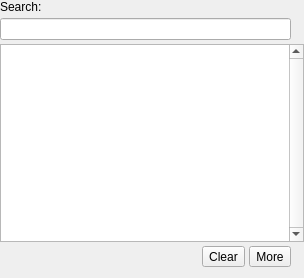
<?xml version="1.0" encoding="UTF-8"?>
<ui version="4.0">
 <class>VideoSearchPanel</class>
 <widget class="QWidget" name="VideoSearchPanel">
  <property name="geometry">
   <rect>
    <x>0</x>
    <y>0</y>
    <width>304</width>
    <height>278</height>
   </rect>
  </property>
  <property name="windowTitle">
   <string>Form</string>
  </property>
  <layout class="QGridLayout" name="gridLayout">
   <property name="leftMargin">
    <number>0</number>
   </property>
   <property name="topMargin">
    <number>0</number>
   </property>
   <property name="rightMargin">
    <number>0</number>
   </property>
   <property name="spacing">
    <number>4</number>
   </property>
   <item row="0" column="0">
    <widget class="QLabel" name="label">
     <property name="text">
      <string>Search:</string>
     </property>
    </widget>
   </item>
   <item row="1" column="0" colspan="3">
    <widget class="QLineEdit" name="leSearchString"/>
   </item>
   <item row="1" column="3">
    <spacer name="horizontalSpacer">
     <property name="orientation">
      <enum>Qt::Horizontal</enum>
     </property>
     <property name="sizeType">
      <enum>QSizePolicy::Fixed</enum>
     </property>
     <property name="sizeHint" stdset="0">
      <size>
       <width>9</width>
       <height>20</height>
      </size>
     </property>
    </spacer>
   </item>
   <item row="2" column="0" colspan="4">
    <widget class="QListView" name="lvVideos">
     <property name="verticalScrollBarPolicy">
      <enum>Qt::ScrollBarAlwaysOn</enum>
     </property>
     <property name="editTriggers">
      <set>QAbstractItemView::NoEditTriggers</set>
     </property>
     <property name="showDropIndicator" stdset="0">
      <bool>false</bool>
     </property>
     <property name="movement">
      <enum>QListView::Static</enum>
     </property>
     <property name="isWrapping" stdset="0">
      <bool>false</bool>
     </property>
     <property name="viewMode">
      <enum>QListView::ListMode</enum>
     </property>
    </widget>
   </item>
   <item row="3" column="0">
    <spacer name="horizontalSpacer_2">
     <property name="orientation">
      <enum>Qt::Horizontal</enum>
     </property>
     <property name="sizeHint" stdset="0">
      <size>
       <width>189</width>
       <height>20</height>
      </size>
     </property>
    </spacer>
   </item>
   <item row="3" column="1">
    <widget class="QToolButton" name="toolButton">
     <property name="text">
      <string>Clear</string>
     </property>
    </widget>
   </item>
   <item row="3" column="2">
    <widget class="QToolButton" name="tbSearchMore">
     <property name="text">
      <string>More</string>
     </property>
    </widget>
   </item>
   <item row="3" column="3">
    <spacer name="horizontalSpacer_3">
     <property name="orientation">
      <enum>Qt::Horizontal</enum>
     </property>
     <property name="sizeType">
      <enum>QSizePolicy::Fixed</enum>
     </property>
     <property name="sizeHint" stdset="0">
      <size>
       <width>9</width>
       <height>20</height>
      </size>
     </property>
    </spacer>
   </item>
  </layout>
 </widget>
 <tabstops>
  <tabstop>leSearchString</tabstop>
  <tabstop>lvVideos</tabstop>
 </tabstops>
 <resources/>
 <connections>
  <connection>
   <sender>leSearchString</sender>
   <signal>returnPressed()</signal>
   <receiver>VideoSearchPanel</receiver>
   <slot>onReturnPressed()</slot>
   <hints>
    <hint type="sourcelabel">
     <x>179</x>
     <y>32</y>
    </hint>
    <hint type="destinationlabel">
     <x>217</x>
     <y>296</y>
    </hint>
   </hints>
  </connection>
  <connection>
   <sender>lvVideos</sender>
   <signal>doubleClicked(QModelIndex)</signal>
   <receiver>VideoSearchPanel</receiver>
   <slot>onItemClicked(QModelIndex)</slot>
   <hints>
    <hint type="sourcelabel">
     <x>292</x>
     <y>176</y>
    </hint>
    <hint type="destinationlabel">
     <x>312</x>
     <y>0</y>
    </hint>
   </hints>
  </connection>
  <connection>
   <sender>toolButton</sender>
   <signal>clicked(bool)</signal>
   <receiver>VideoSearchPanel</receiver>
   <slot>clearVideoList()</slot>
   <hints>
    <hint type="sourcelabel">
     <x>268</x>
     <y>305</y>
    </hint>
    <hint type="destinationlabel">
     <x>140</x>
     <y>279</y>
    </hint>
   </hints>
  </connection>
  <connection>
   <sender>tbSearchMore</sender>
   <signal>clicked()</signal>
   <receiver>VideoSearchPanel</receiver>
   <slot>searchMore()</slot>
   <hints>
    <hint type="sourcelabel">
     <x>293</x>
     <y>293</y>
    </hint>
    <hint type="destinationlabel">
     <x>30</x>
     <y>285</y>
    </hint>
   </hints>
  </connection>
 </connections>
 <slots>
  <slot>onReturnPressed()</slot>
  <slot>onItemClicked(QModelIndex)</slot>
  <slot>clearVideoList()</slot>
  <slot>searchMore()</slot>
 </slots>
</ui>
